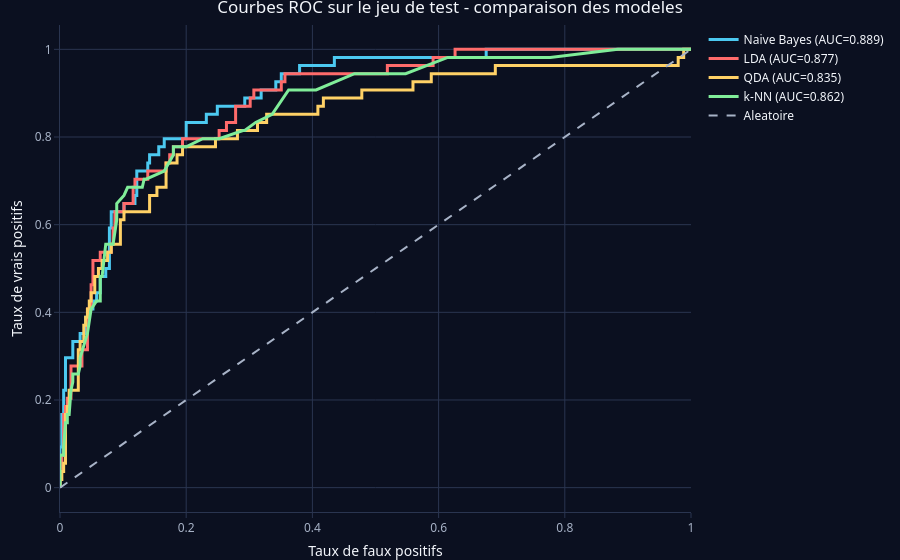

Notebook code cell kept with this figure:
### Markdown cell above
### Question 3 — Comparaison sur le jeu de test

On evalue chaque modele **une seule fois** sur le test, avec trois metriques :
- l'**accuracy** (taux de bonnes predictions au seuil $1/2$) ;
- le **recall** de la classe « bon », c.-a-d. la part des **bons vins reellement detectes** ;
- l'**AUC** (aire sous la courbe ROC), qui mesure la capacite a **ordonner** les vins par probabilite d'etre
  bons, independamment du seuil (voir **Annexe H** pour le detail du choix AUC vs accuracy).

### Code cell
# Probabilites predites de la classe "bon" et predictions au seuil 1/2
proba <- suppressWarnings(list(
  "Naive Bayes" = predict(nb_fit, Xte, type = "prob")[, "bon"],
  "LDA"         = predict(lda_m, Xte)$posterior[, "bon"],
  "QDA"         = predict(qda_m, Xte)$posterior[, "bon"],
  "k-NN"        = predict(knn_fit, Xte, type = "prob")[, "bon"]
))
pred <- suppressWarnings(list(
  "Naive Bayes" = predict(nb_fit, Xte),
  "LDA"         = predict(lda_m, Xte)$class,
  "QDA"         = predict(qda_m, Xte)$class,
  "k-NN"        = predict(knn_fit, Xte)
))

roc_df <- function(p, name) {
  r <- roc(yte, p, levels = c("mauvais", "bon"), direction = "<", quiet = TRUE)
  d <- data.frame(fpr = 1 - r$specificities, tpr = r$sensitivities)
  d <- d[order(d$fpr, d$tpr), ]
  d$modele <- name
  d
}

fig <- plot_ly()
resultats <- data.frame()
noms <- names(proba)
for (i in seq_along(noms)) {
  nm <- noms[i]
  a  <- as.numeric(auc(roc(yte, proba[[nm]], levels = c("mauvais","bon"), direction = "<", quiet = TRUE)))
  ac <- mean(pred[[nm]] == yte)
  rc <- mean(pred[[nm]][yte == "bon"] == "bon")   # recall de la classe "bon"
  resultats <- rbind(resultats, data.frame(Modele = nm, Accuracy = round(ac, 3),
                                           Recall = round(rc, 3), AUC = round(a, 3)))
  d <- roc_df(proba[[nm]], nm)
  fig <- add_trace(fig, data = d, x = ~fpr, y = ~tpr, type = "scatter", mode = "lines",
                   name = sprintf("%s (AUC=%.3f)", nm, a),
                   line = list(width = 3, color = pick_color(i - 1)))
}
fig <- add_trace(fig, x = c(0, 1), y = c(0, 1), type = "scatter", mode = "lines",
                 name = "Aleatoire", line = list(color = MUTED, dash = "dash"))
fig <- layout(fig, title = "Courbes ROC sur le jeu de test - comparaison des modeles",
              xaxis = list(title = "Taux de faux positifs"),
              yaxis = list(title = "Taux de vrais positifs"))
fig <- apply_dark_theme(fig)

resultats <- resultats[order(-resultats$AUC), ]
print(resultats, row.names = FALSE)
fig

### Figure 1 — Plotly figure (JSON) as saved in the notebook; plotly's stock layout.template omitted (floating-point values rounded to 4 significant figures; data arrays with more than 128 entries replaced by an {"elided": "..."} marker saying what was removed)
{"data": [{"error_x": {"color": "rgba(76,201,240,1)"}, "error_y": {"color": "rgba(76,201,240,1)"}, "line": {"color": "#4cc9f0", "width": 3}, "marker": {"color": "rgba(76,201,240,1)", "line": {"color": "rgba(76,201,240,1)"}}, "mode": "lines", "name": "Naive Bayes (AUC=0.889)", "type": "scatter", "x": {"elided": "387 float values"}, "xaxis": "x", "y": {"elided": "387 float values"}, "yaxis": "y"}, {"error_x": {"color": "rgba(255,107,107,1)"}, "error_y": {"color": "rgba(255,107,107,1)"}, "line": {"color": "#ff6b6b", "width": 3}, "marker": {"color": "rgba(255,107,107,1)", "line": {"color": "rgba(255,107,107,1)"}}, "mode": "lines", "name": "LDA (AUC=0.877)", "type": "scatter", "x": {"elided": "387 float values"}, "xaxis": "x", "y": {"elided": "387 float values"}, "yaxis": "y"}, {"error_x": {"color": "rgba(255,209,102,1)"}, "error_y": {"color": "rgba(255,209,102,1)"}, "line": {"color": "#ffd166", "width": 3}, "marker": {"color": "rgba(255,209,102,1)", "line": {"color": "rgba(255,209,102,1)"}}, "mode": "lines", "name": "QDA (AUC=0.835)", "type": "scatter", "x": {"elided": "387 float values"}, "xaxis": "x", "y": {"elided": "387 float values"}, "yaxis": "y"}, {"error_x": {"color": "rgba(128,237,153,1)"}, "error_y": {"color": "rgba(128,237,153,1)"}, "line": {"color": "#80ed99", "width": 3}, "marker": {"color": "rgba(128,237,153,1)", "line": {"color": "rgba(128,237,153,1)"}}, "mode": "lines", "name": "k-NN (AUC=0.862)", "type": "scatter", "x": [0, 0, 0, 0, 0.0058, 0.0058, 0.0087, 0.0116, 0.0116, 0.0145, 0.0174, 0.0203, 0.0203, 0.0232, 0.029, 0.0319, 0.0319, 0.0435, 0.0493, 0.058, 0.0638, 0.0638, 0.0638, 0.0667, 0.0725, 0.0754, 0.0783, 0.0841, 0.0899, 0.0899, 0.1014, 0.1072, 0.1159, 0.1188, 0.1217, 0.1304, 0.1333, 0.1362, 0.1652, 0.1797, 0.1797, 0.1971, 0.2, 0.2261, 0.2435, 0.2493, 0.2522, 0.2899, 0.2928, 0.3101, 0.3362, 0.3623, 0.3652, 0.4058, 0.4667, 0.4725, 0.542, 0.5478, 0.6145, 0.6232, 0.6261, 0.7594, 0.7768, 0.8841, 0.8957, 0.8986, 1], "xaxis": "x", "y": [0, 0.037, 0.0556, 0.0741, 0.0741, 0.0926, 0.1481, 0.1481, 0.1667, 0.1667, 0.2222, 0.2407, 0.2593, 0.2593, 0.2593, 0.2778, 0.2963, 0.3519, 0.4074, 0.4259, 0.4259, 0.4444, 0.4815, 0.4815, 0.5556, 0.5556, 0.5556, 0.5556, 0.6111, 0.6481, 0.6667, 0.6852, 0.6852, 0.6852, 0.6852, 0.6852, 0.7037, 0.7037, 0.7222, 0.7593, 0.7778, 0.7778, 0.7778, 0.7963, 0.7963, 0.7963, 0.7963, 0.8148, 0.8148, 0.8333, 0.8519, 0.9074, 0.9074, 0.9074, 0.9444, 0.9444, 0.9444, 0.9444, 0.9815, 0.9815, 0.9815, 0.9815, 0.9815, 1, 1, 1, 1], "yaxis": "y"}, {"error_x": {"color": "rgba(199,125,255,1)"}, "error_y": {"color": "rgba(199,125,255,1)"}, "line": {"color": "#a8b3c7", "dash": "dash"}, "marker": {"color": "rgba(199,125,255,1)", "line": {"color": "rgba(199,125,255,1)"}}, "mode": "lines", "name": "Aleatoire", "type": "scatter", "x": [0, 1], "xaxis": "x", "y": [0, 1], "yaxis": "y"}], "layout": {"colorway": ["#4cc9f0", "#ff6b6b", "#ffd166", "#80ed99", "#c77dff", "#f4a261", "#90e0ef", "#e9c46a"], "font": {"color": "#f3f6fb", "family": "Segoe UI, Arial"}, "hoverlabel": {"bgcolor": "#121a2b", "font": {"color": "#f3f6fb"}}, "hovermode": "closest", "legend": {"bgcolor": "rgba(0,0,0,0)", "font": {"color": "#f3f6fb"}}, "margin": {"b": 40, "l": 60, "r": 10, "t": 25}, "paper_bgcolor": "#0b1020", "plot_bgcolor": "#0b1020", "showlegend": true, "title": "Courbes ROC sur le jeu de test - comparaison des modeles", "xaxis": {"automargin": true, "domain": [0, 1], "gridcolor": "#2a3550", "linecolor": "#2a3550", "tickcolor": "#2a3550", "tickfont": {"color": "#a8b3c7"}, "title": "Taux de faux positifs", "zerolinecolor": "#2a3550"}, "yaxis": {"automargin": true, "domain": [0, 1], "gridcolor": "#2a3550", "linecolor": "#2a3550", "tickcolor": "#2a3550", "tickfont": {"color": "#a8b3c7"}, "title": "Taux de vrais positifs", "zerolinecolor": "#2a3550"}}}
